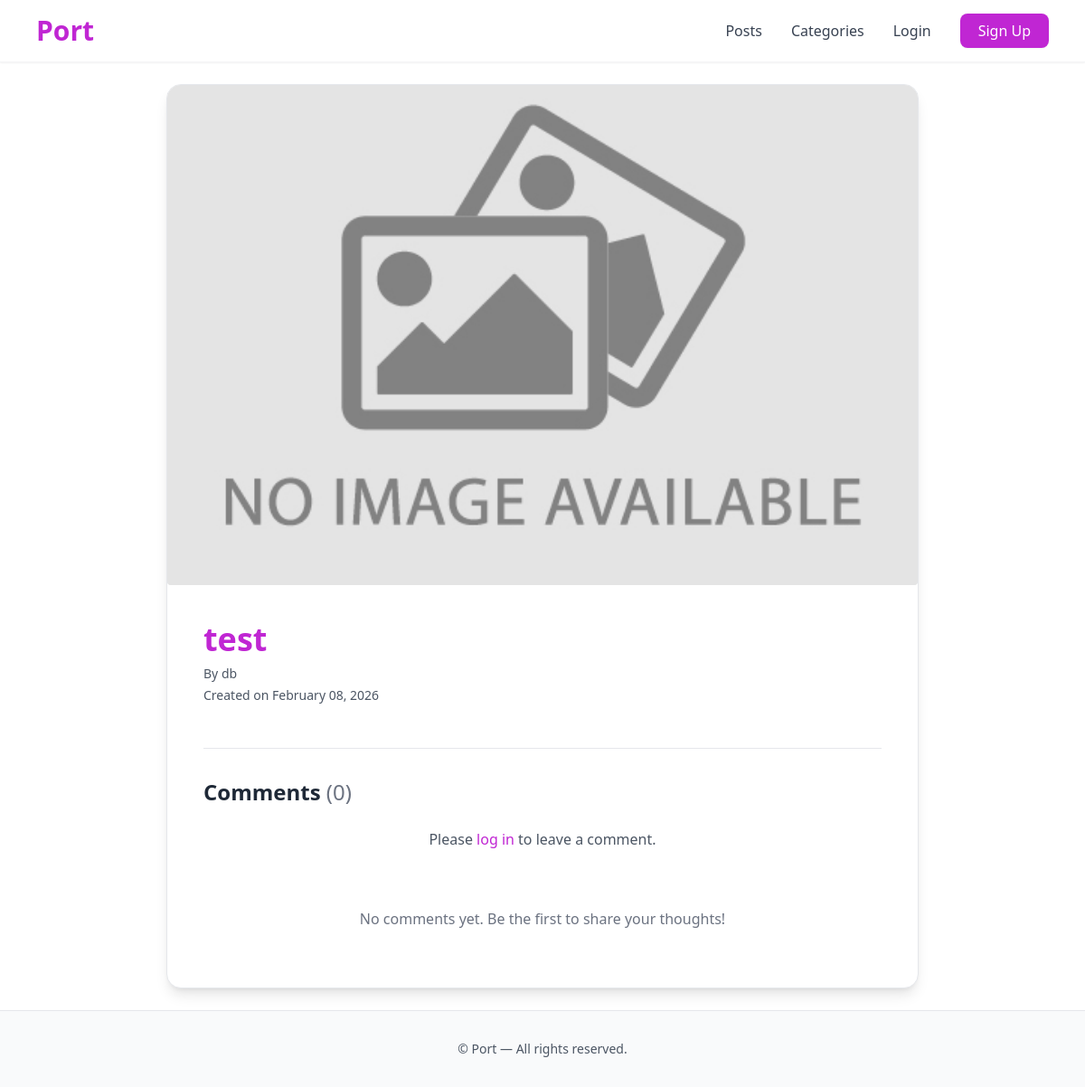
Page /posts/35/ on the committed database.
### app/models.py (models this page shows, shortened)
class Post(models.Model):
    post_category = models.ForeignKey(Category, on_delete=models.SET_NULL, null=True, blank=True, related_name='posts')
    post_img = models.ImageField(upload_to='posts', blank=True, null=True)
    post_name = models.CharField(max_length=200)
    post_alt = models.CharField(max_length=200, blank=True, null=True)
    post_description = models.TextField(blank=True, null=True)
    author = models.ForeignKey(User, on_delete=models.CASCADE, related_name='posts')
    post_created_at = models.DateTimeField(auto_now_add=True, editable=False)
    post_modified_at = models.DateTimeField(auto_now=True, editable=False, db_index=True)
    class Meta:
        ordering = ['-post_created_at']

### app/views.py (the view, shortened to what this page needs)
# urls.py: path('<int:pk>/', views.DetailPost.as_view(), name='detail-post'),
class DetailPost(FormMixin, DetailView):
    model = Post
    template_name = 'app/detailpost.html'
    context_object_name = 'post'
    form_class = CommentForm
    def get_context_data(self, **kwargs):
        context = super().get_context_data(**kwargs)
        context['comment_form'] = CommentForm()
        context['comments'] = self.object.comments.all()
        return context
    def post(self, request):
        self.object = self.get_object()
        form = self.get_form()
        if form.is_valid():
            comment = form.save(commit=False)
            comment.post = self.object
            comment.user = request.user
            comment.save()
            return self.form_valid(form)
        else:
            return self.form_invalid(form)

### app/context_processors.py (called while the page is built)
def profile_context(request):
    if request.user.is_authenticated:
        try:
            profile = request.user.profile
        except Profile.DoesNotExist:
            profile = None
        return {'profile': profile}
    return {'profile': None}

### app/templates/app/detailpost.html (shortened to what this page needs)
{% extends 'base.html' %}
{% load static %}
{% load widget_tweaks %}
{% block content %}
<div class="max-w-4xl w-full mx-auto my-6 px-4 sm:px-6 lg:px-8">
  <div class="bg-white border border-gray-200 rounded-2xl shadow-lg overflow-hidden">
    <div class="rounded overflow-hidden bg-gray-100">
      {% if post.post_img %}
        <img
          src="{{ post.post_img.url }}"
          alt="{{ post.post_alt|default:post.post_name }}"
          class="w-full h-full object-cover transition-transform duration-500 hover:scale-105"
        >
      {% else %}
        <img
          src="{% static 'imgs/default.jpg' %}"
          alt="Default image"
          class="w-full h-full object-cover transition-transform duration-500 hover:scale-105"
        >
      {% endif %}
    </div>
    <div class="p-6 md:p-10 text-center md:text-left">
      <h1 class="text-3xl md:text-4xl font-bold text-fuchsia-600 mb-2">
        {{ post.post_name }}
      </h1>
      <div class="text-gray-600 text-sm mb-6 space-y-1">
        <p>By {{ post.author }}</p>
        {% if post.post_modified_at and post.post_modified_at|date:"Y-m-d H:i:s" != post.post_created_at|date:"Y-m-d H:i:s" %}
          <p>Last edited on {{ post.post_modified_at|date:"F d, Y" }}</p>
        {% else %}
          <p>Created on {{ post.post_created_at|date:"F d, Y" }}</p>
        {% endif %}
      </div>
      <div class="mt-12 border-t border-gray-200 pt-8">
        <h3 class="text-2xl font-semibold text-gray-800 mb-6">
          Comments <span class="text-gray-500 font-normal">({{ comments.count }})</span>
        </h3>
        {% if user.is_authenticated %}
          <form method="post" class="mb-10">
            {% csrf_token %}
            <div class="mb-4">
              {{ comment_form.comment|add_class:"w-full rounded-lg border border-gray-300 px-4 py-3 text-gray-700 placeholder-gray-400 focus:outline-none focus:ring-2 focus:ring-fuchsia-500 focus:border-transparent min-h-[120px] resize-y" }}
            </div>
            <div class="flex justify-end">
              <button type="submit"
                      class="px-10 py-4 bg-fuchsia-600 text-white rounded-xl hover:bg-fuchsia-700 active:bg-fuchsia-800 hover:scale-105 active:scale-95 transition-all duration-200 shadow-lg text-lg font-medium">
                Post Comment
              </button>
            </div>
          </form>
        {% else %}
          <div class="mb-10 text-center text-gray-600">
            <p>Please <a href="{% url 'login' %}" class="text-fuchsia-600 hover:underline font-medium">log in</a> to leave a comment.</p>
          </div>
        {% endif %}
        {% for comment in comments %}
          <div class="border-b border-gray-200 pb-6 mb-6 last:pb-0 last:mb-0 last:border-b-0">
            <div class="flex items-baseline gap-3 mb-1">
              <span class="font-medium text-gray-900">{{ comment.user.username }}</span>
              <span class="text-sm text-gray-500">• {{ comment.created_at|date:"F d, Y H:i" }}</span>
            </div>
            <p class="text-gray-700 leading-relaxed">{{ comment.comment|linebreaks }}</p>
          </div>
        {% empty %}
          <p class="text-gray-500 text-center py-6">No comments yet. Be the first to share your thoughts!</p>
        {% endfor %}
      </div>
    </div>
  </div>
</div>
{% endblock %}

### rows in the picture
Post: post_name "test", author "db", post_created_at "February 08, 2026", count "0"
